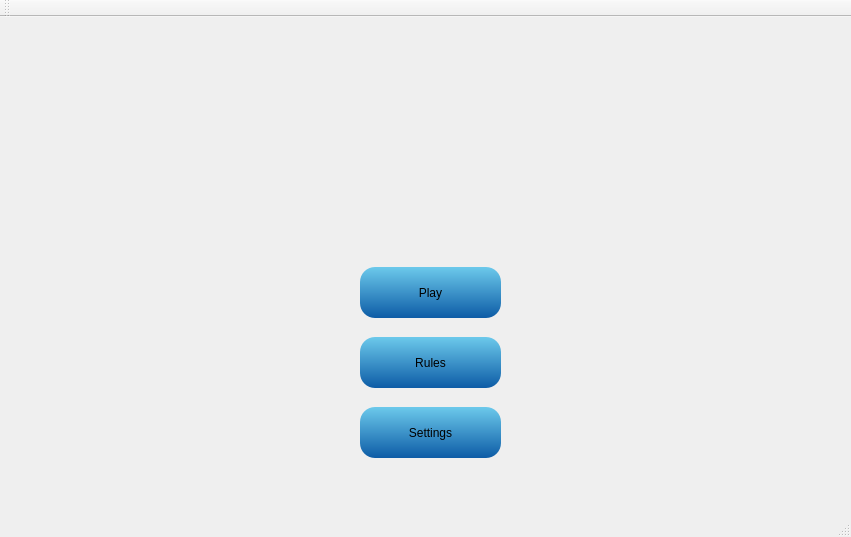
<?xml version="1.0" encoding="UTF-8"?>
<ui version="4.0">
 <class>MainWindow</class>
 <widget class="QMainWindow" name="MainWindow">
  <property name="geometry">
   <rect>
    <x>0</x>
    <y>0</y>
    <width>851</width>
    <height>537</height>
   </rect>
  </property>
  <property name="windowTitle">
   <string>MainWindow</string>
  </property>
  <widget class="QWidget" name="centralWidget">
   <widget class="QPushButton" name="pushButton">
    <property name="geometry">
     <rect>
      <x>360</x>
      <y>250</y>
      <width>141</width>
      <height>51</height>
     </rect>
    </property>
    <property name="styleSheet">
     <string notr="true">border-color: #FFFF33;background-color: qlineargradient(x1: 0, y1: 0, x2: 0, y2: 1,stop: 0 #6CC9EB, stop: 1 #0d5ca6); 
font: 36pt &quot;HanziPen SC&quot;;
border-width: 5px;
border-radius: 15px;</string>
    </property>
    <property name="text">
     <string>Play</string>
    </property>
   </widget>
   <widget class="QPushButton" name="pushButton_2">
    <property name="geometry">
     <rect>
      <x>360</x>
      <y>320</y>
      <width>141</width>
      <height>51</height>
     </rect>
    </property>
    <property name="styleSheet">
     <string notr="true">border-color: #FFFF33;background-color: qlineargradient(x1: 0, y1: 0, x2: 0, y2: 1,stop: 0 #6CC9EB, stop: 1 #0d5ca6); 
font: 36pt &quot;HanziPen SC&quot;;
border-width: 5px;
border-radius: 15px;</string>
    </property>
    <property name="text">
     <string>Rules</string>
    </property>
   </widget>
   <widget class="QPushButton" name="pushButton_3">
    <property name="geometry">
     <rect>
      <x>360</x>
      <y>390</y>
      <width>141</width>
      <height>51</height>
     </rect>
    </property>
    <property name="styleSheet">
     <string notr="true">border-color: #FFFF33;background-color: qlineargradient(x1: 0, y1: 0, x2: 0, y2: 1,stop: 0 #6CC9EB, stop: 1 #0d5ca6); 
font: 36pt &quot;HanziPen SC&quot;;
border-width: 5px;
border-radius: 15px;</string>
    </property>
    <property name="text">
     <string>Settings</string>
    </property>
   </widget>
  </widget>
  <widget class="QMenuBar" name="menuBar">
   <property name="geometry">
    <rect>
     <x>0</x>
     <y>0</y>
     <width>851</width>
     <height>22</height>
    </rect>
   </property>
  </widget>
  <widget class="QToolBar" name="mainToolBar">
   <attribute name="toolBarArea">
    <enum>TopToolBarArea</enum>
   </attribute>
   <attribute name="toolBarBreak">
    <bool>false</bool>
   </attribute>
  </widget>
  <widget class="QStatusBar" name="statusBar"/>
 </widget>
 <layoutdefault spacing="6" margin="11"/>
 <resources/>
 <connections/>
</ui>
